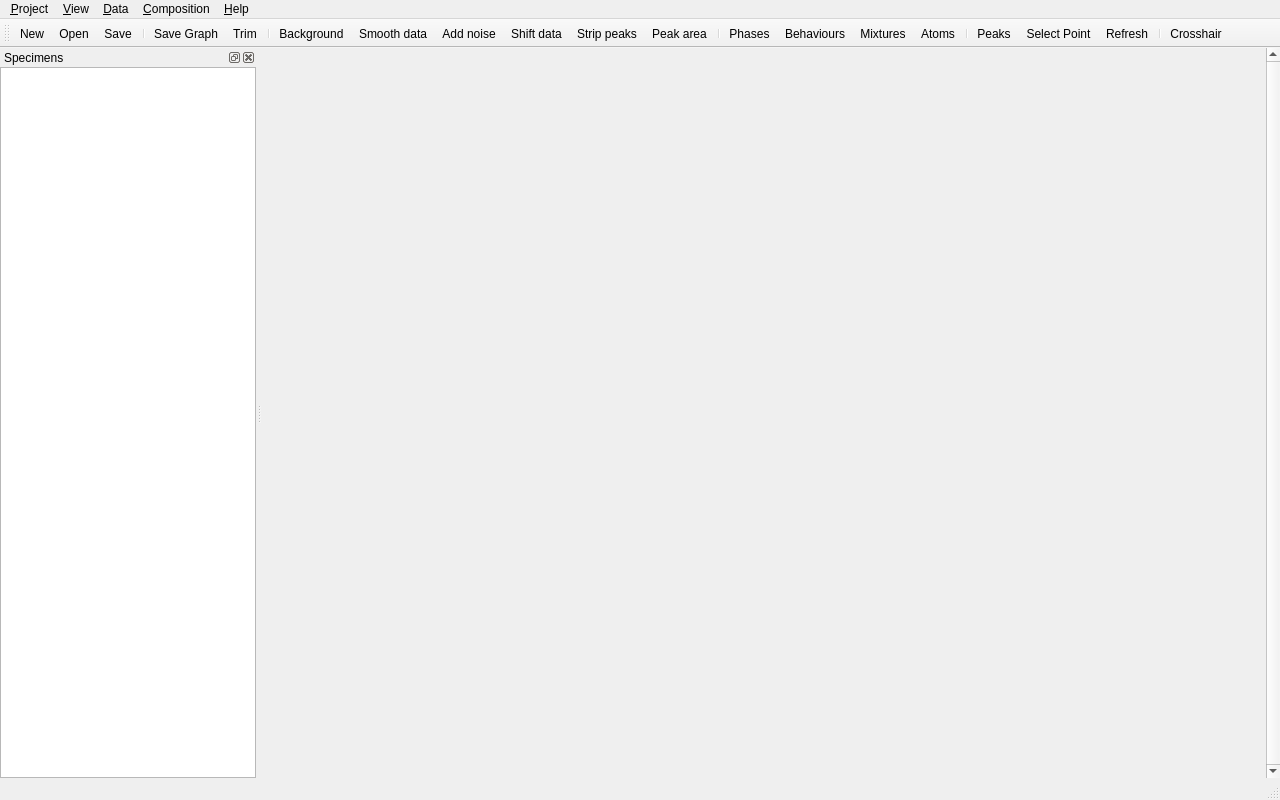
<?xml version="1.0" encoding="UTF-8"?>
<ui version="4.0">
 <class>MainWindow</class>
 <widget class="QMainWindow" name="MainWindow">
  <property name="geometry">
   <rect>
    <x>0</x>
    <y>0</y>
    <width>1280</width>
    <height>800</height>
   </rect>
  </property>
  <property name="windowTitle">
   <string>MudLab</string>
  </property>
  <widget class="QWidget" name="centralWidget">
   <layout class="QVBoxLayout" name="centralLayout">
    <property name="leftMargin">
     <number>0</number>
    </property>
    <property name="topMargin">
     <number>0</number>
    </property>
    <property name="rightMargin">
     <number>0</number>
    </property>
    <property name="bottomMargin">
     <number>0</number>
    </property>
    <item>
     <widget class="QScrollArea" name="plotScrollArea">
      <property name="frameShape">
       <enum>QFrame::NoFrame</enum>
      </property>
      <property name="verticalScrollBarPolicy">
       <enum>Qt::ScrollBarAlwaysOn</enum>
      </property>
      <property name="horizontalScrollBarPolicy">
       <enum>Qt::ScrollBarAsNeeded</enum>
      </property>
      <property name="widgetResizable">
       <bool>true</bool>
      </property>
      <widget class="QWidget" name="plotStackContainer">
       <layout class="QVBoxLayout" name="plotStackLayout">
        <property name="spacing">
         <number>8</number>
        </property>
        <property name="leftMargin">
         <number>0</number>
        </property>
        <property name="topMargin">
         <number>0</number>
        </property>
        <property name="rightMargin">
         <number>0</number>
        </property>
        <property name="bottomMargin">
         <number>0</number>
        </property>
       </layout>
      </widget>
     </widget>
    </item>
   </layout>
  </widget>
  <widget class="QMenuBar" name="menuBar">
   <property name="geometry">
    <rect>
     <x>0</x>
     <y>0</y>
     <width>1280</width>
     <height>22</height>
    </rect>
   </property>
   <widget class="QMenu" name="menuProject">
    <property name="title">
     <string>&amp;Project</string>
    </property>
    <addaction name="actionNewProject"/>
    <addaction name="actionOpenProject"/>
    <addaction name="actionSaveProject"/>
    <addaction name="actionSaveProjectAs"/>
    <addaction name="menuExport"/>
    <addaction name="separator"/>
    <addaction name="actionEditProject"/>
    <addaction name="separator"/>
    <addaction name="actionQuit"/>
   </widget>
    <widget class="QMenu" name="menuExport">
     <property name="title">
      <string>&amp;Export</string>
     </property>
     <addaction name="actionExportOldMud"/>
     <addaction name="actionExportPyxrd"/>
    </widget>
   <widget class="QMenu" name="menuView">
    <property name="title">
     <string>&amp;View</string>
    </property>
    <widget class="QMenu" name="menuToolbars">
     <property name="title">
      <string>Toolbars</string>
     </property>
     <addaction name="actionShowPlotToolbar"/>
    </widget>
    <addaction name="actionRefreshGraph"/>
    <addaction name="actionSaveGraph"/>
    <addaction name="separator"/>
    <addaction name="actionShowPhases"/>
    <addaction name="separator"/>
    <addaction name="actionZoomIn"/>
    <addaction name="actionZoomOut"/>
    <addaction name="actionZoomReset"/>
    <addaction name="separator"/>
    <addaction name="actionRemoveBackground"/>
    <addaction name="actionSmoothData"/>
    <addaction name="actionShiftPattern"/>
    <addaction name="separator"/>
    <addaction name="menuToolbars"/>
   </widget>
   <widget class="QMenu" name="menuData">
    <property name="title">
     <string>&amp;Data</string>
    </property>
    <addaction name="actionAddSpecimen"/>
    <addaction name="actionImportSpecimens"/>
    <addaction name="actionConvertToFixed"/>
    <addaction name="actionConvertToADS"/>
    <addaction name="separator"/>
    <addaction name="actionEditPhases"/>
    <addaction name="separator"/>
    <addaction name="actionEditAtomTypes"/>
    <addaction name="separator"/>
    <addaction name="actionEditMixtures"/>
    <addaction name="separator"/>
   </widget>
   <widget class="QMenu" name="menuComposition">
    <property name="title">
     <string>&amp;Composition</string>
    </property>
    <addaction name="actionEditComposition"/>
    <addaction name="actionRemoveComposition"/>
   </widget>
   <widget class="QMenu" name="menuHelp">
    <property name="title">
     <string>&amp;Help</string>
    </property>
    <addaction name="actionManual"/>
    <addaction name="actionHowItWorks"/>
    <addaction name="actionStructureCollection"/>
    <addaction name="actionAbout"/>
   </widget>
   <addaction name="menuProject"/>
   <addaction name="menuView"/>
   <addaction name="menuData"/>
   <addaction name="menuComposition"/>
   <addaction name="menuHelp"/>
  </widget>
  <widget class="QStatusBar" name="statusBar"/>
  <widget class="QToolBar" name="actionsToolbar">
   <property name="windowTitle">
    <string>Actions</string>
   </property>
   <property name="toolButtonStyle">
    <enum>Qt::ToolButtonTextBesideIcon</enum>
   </property>
   <attribute name="toolBarArea">
    <enum>TopToolBarArea</enum>
   </attribute>
   <attribute name="toolBarBreak">
    <bool>false</bool>
   </attribute>
   <addaction name="actionNewProject"/>
   <addaction name="actionOpenProject"/>
   <addaction name="actionSaveProject"/>
   <addaction name="separator"/>
   <addaction name="actionSaveGraph"/>
   <addaction name="actionTrimData"/>
   <addaction name="separator"/>
   <addaction name="actionRemoveBackground"/>
   <addaction name="actionSmoothData"/>
   <addaction name="actionAddNoise"/>
   <addaction name="actionShiftPattern"/>
   <addaction name="actionStripPeak"/>
   <addaction name="actionPeakProperties"/>
   <addaction name="separator"/>
   <addaction name="actionEditPhases"/>
   <addaction name="actionEditBehaviours"/>
   <addaction name="actionEditMixtures"/>
   <addaction name="actionEditAtomTypes"/>
   <addaction name="separator"/>
   <addaction name="actionEditMarkers"/>
   <addaction name="actionSamplePoint"/>
   <addaction name="actionRefreshGraph"/>
   <addaction name="separator"/>
   <addaction name="actionCrosshair"/>
  </widget>
  <widget class="QDockWidget" name="specimensDock">
   <property name="windowTitle">
    <string>Specimens</string>
   </property>
   <attribute name="dockWidgetArea">
    <number>1</number>
   </attribute>
   <widget class="QWidget" name="specimensDockContents">
    <property name="minimumSize">
     <size>
      <width>200</width>
      <height>0</height>
     </size>
    </property>
    <layout class="QVBoxLayout" name="specimensLayout">
     <property name="leftMargin">
      <number>0</number>
     </property>
     <property name="topMargin">
      <number>0</number>
     </property>
     <property name="rightMargin">
      <number>0</number>
     </property>
     <property name="bottomMargin">
      <number>0</number>
     </property>
     <item>
      <widget class="QTreeView" name="specimensTree">
       <property name="rootIsDecorated">
        <bool>false</bool>
       </property>
       <property name="alternatingRowColors">
        <bool>true</bool>
       </property>
       <property name="uniformRowHeights">
        <bool>true</bool>
       </property>
       <property name="selectionMode">
        <enum>QAbstractItemView::ExtendedSelection</enum>
       </property>
       <property name="selectionBehavior">
        <enum>QAbstractItemView::SelectRows</enum>
       </property>
       <property name="allColumnsShowFocus">
        <bool>true</bool>
       </property>
      </widget>
     </item>
    </layout>
   </widget>
  </widget>
  <action name="actionNewProject">
   <property name="icon">
    <iconset theme="document-new"/>
   </property>
   <property name="text">
    <string>&amp;New Project</string>
   </property>
   <property name="iconText">
    <string>New</string>
   </property>
   <property name="toolTip">
    <string>New Project</string>
   </property>
   <property name="shortcut">
    <string>Ctrl+N</string>
   </property>
  </action>
  <action name="actionOpenProject">
   <property name="icon">
    <iconset theme="document-open"/>
   </property>
   <property name="text">
    <string>&amp;Open Project</string>
   </property>
   <property name="iconText">
    <string>Open</string>
   </property>
   <property name="toolTip">
    <string>Open Project</string>
   </property>
   <property name="shortcut">
    <string>Ctrl+O</string>
   </property>
  </action>
  <action name="actionSaveProject">
   <property name="icon">
    <iconset theme="document-save"/>
   </property>
   <property name="text">
    <string>&amp;Save Project</string>
   </property>
   <property name="iconText">
    <string>Save</string>
   </property>
   <property name="toolTip">
    <string>Save Project</string>
   </property>
   <property name="shortcut">
    <string>Ctrl+S</string>
   </property>
  </action>
  <action name="actionSaveProjectAs">
   <property name="icon">
    <iconset theme="document-save-as"/>
   </property>
   <property name="text">
    <string>Save Project &amp;As</string>
   </property>
   <property name="toolTip">
    <string>Save Project as</string>
   </property>
   <property name="shortcut">
    <string>Ctrl+Shift+S</string>
   </property>
  </action>
  <action name="actionEditProject">
   <property name="icon">
    <iconset theme="document-properties"/>
   </property>
   <property name="text">
    <string>&amp;Edit Project</string>
   </property>
   <property name="toolTip">
    <string>Edit Project</string>
   </property>
  </action>
  <action name="actionQuit">
   <property name="icon">
    <iconset theme="application-exit"/>
   </property>
   <property name="text">
    <string>&amp;Quit</string>
   </property>
   <property name="shortcut">
    <string>Ctrl+Q</string>
   </property>
  </action>
  <action name="actionRefreshGraph">
   <property name="icon">
    <iconset theme="view-refresh"/>
   </property>
   <property name="text">
    <string>&amp;Refresh Graph</string>
   </property>
   <property name="iconText">
    <string>Refresh</string>
   </property>
   <property name="toolTip">
    <string>Refresh the graph</string>
   </property>
   <property name="shortcut">
    <string>F5</string>
   </property>
  </action>
  <action name="actionSaveGraph">
   <property name="text">
    <string>Save &amp;Graph</string>
   </property>
   <property name="iconText">
    <string>Save Graph</string>
   </property>
   <property name="toolTip">
    <string>Save Graph</string>
   </property>
  </action>
  <action name="actionRemoveBackground">
   <property name="text">
    <string>Remove &amp;Background</string>
   </property>
   <property name="iconText">
    <string>Background</string>
   </property>
   <property name="toolTip">
    <string>Remove Background</string>
   </property>
  </action>
  <action name="actionSmoothData">
   <property name="text">
    <string>&amp;Smooth Data</string>
   </property>
   <property name="iconText">
    <string>Smooth data</string>
   </property>
   <property name="toolTip">
    <string>Smooth Data</string>
   </property>
  </action>
  <action name="actionShiftPattern">
   <property name="text">
    <string>Shift &amp;Pattern</string>
   </property>
   <property name="iconText">
    <string>Shift data</string>
   </property>
   <property name="toolTip">
    <string>Shift Pattern</string>
   </property>
  </action>
  <action name="actionShowPlotToolbar">
   <property name="checkable">
    <bool>true</bool>
   </property>
   <property name="checked">
    <bool>false</bool>
   </property>
   <property name="text">
    <string>Show plot toolbar</string>
   </property>
  </action>
  <action name="actionAddSpecimen">
   <property name="icon">
    <iconset theme="list-add"/>
   </property>
   <property name="text">
    <string>&amp;Add Specimen</string>
   </property>
   <property name="toolTip">
    <string>Add Specimen</string>
   </property>
  </action>
  <action name="actionImportSpecimens">
   <property name="text">
    <string>&amp;Import Specimens</string>
   </property>
   <property name="toolTip">
    <string>Import specimens</string>
   </property>
  </action>
  <action name="actionConvertToFixed">
   <property name="text">
    <string>Convert to Fixed Slit</string>
   </property>
  </action>
  <action name="actionConvertToADS">
   <property name="text">
    <string>Convert to ADS</string>
   </property>
  </action>
  <action name="actionEditPhases">
   <property name="text">
    <string>Edit &amp;Phases</string>
   </property>
   <property name="iconText">
    <string>Phases</string>
   </property>
   <property name="toolTip">
    <string>Phases</string>
   </property>
  </action>
  <action name="actionEditComposition">
   <property name="text">
    <string>&amp;Edit composition...</string>
   </property>
   <property name="toolTip">
    <string>Enter or edit the measured (XRF) oxide analysis for this project.</string>
   </property>
  </action>
  <action name="actionRemoveComposition">
   <property name="text">
    <string>&amp;Remove composition</string>
   </property>
   <property name="toolTip">
    <string>Delete the measured composition from this project.</string>
   </property>
  </action>
  <action name="actionExportOldMud">
   <property name="text">
    <string>MudLab (&amp;old app) project...</string>
   </property>
   <property name="toolTip">
    <string>Write a .mud the original GTK MudLab can open.</string>
   </property>
  </action>
  <action name="actionExportPyxrd">
   <property name="text">
    <string>&amp;PyXRD project...</string>
   </property>
   <property name="toolTip">
    <string>Write a .pyxrd project file (best-effort).</string>
   </property>
  </action>
  <action name="actionEditAtomTypes">
   <property name="text">
    <string>Edit Atom &amp;Types</string>
   </property>
   <property name="iconText">
    <string>Atoms</string>
   </property>
   <property name="toolTip">
    <string>Atom Types</string>
   </property>
  </action>
  <action name="actionEditMixtures">
   <property name="text">
    <string>Edit &amp;Mixtures</string>
   </property>
   <property name="iconText">
    <string>Mixtures</string>
   </property>
   <property name="toolTip">
    <string>Mixtures</string>
   </property>
  </action>
  <action name="actionManual">
   <property name="icon">
    <iconset theme="help-faq"/>
   </property>
   <property name="text">
    <string>&amp;Manual</string>
   </property>
   <property name="shortcut">
    <string>F1</string>
   </property>
  </action>
  <action name="actionHowItWorks">
   <property name="icon">
    <iconset theme="help-contents"/>
   </property>
   <property name="text">
    <string>&amp;How MudLab Works</string>
   </property>
   <property name="toolTip">
    <string>The science behind what MudLab computes: clay structures, stacking, the instrument corrections, and what a fit does and does not prove.</string>
   </property>
   <property name="shortcut">
    <string>Shift+F1</string>
   </property>
  </action>
  <action name="actionStructureCollection">
   <property name="icon">
    <iconset theme="folder-open"/>
   </property>
   <property name="text">
    <string>&amp;Structure Collection…</string>
   </property>
   <property name="toolTip">
    <string>Open the folder of 65 published crystal structures (CIF) that ships with MudLab. Cite the article listed in CREDITS.md whenever you use one.</string>
   </property>
  </action>
  <action name="actionAbout">
   <property name="icon">
    <iconset theme="help-about"/>
   </property>
   <property name="text">
    <string>&amp;About MudLab</string>
   </property>
  </action>
  <action name="actionTrimData">
   <property name="text">
    <string>Trim</string>
   </property>
   <property name="toolTip">
    <string>Trim Data</string>
   </property>
  </action>
  <action name="actionAddNoise">
   <property name="text">
    <string>Add noise</string>
   </property>
   <property name="toolTip">
    <string>Add noise to experimental data</string>
   </property>
  </action>
  <action name="actionStripPeak">
   <property name="text">
    <string>Strip peaks</string>
   </property>
   <property name="toolTip">
    <string>Strip Peak</string>
   </property>
  </action>
  <action name="actionPeakProperties">
   <property name="text">
    <string>Peak area</string>
   </property>
   <property name="toolTip">
    <string>Peak Properties</string>
   </property>
  </action>
  <action name="actionEditBehaviours">
   <property name="text">
    <string>Behaviours</string>
   </property>
   <property name="toolTip">
    <string>Behaviours</string>
   </property>
   <property name="visible">
    <bool>false</bool>
   </property>
  </action>
  <action name="actionEditMarkers">
   <property name="text">
    <string>Peaks</string>
   </property>
   <property name="toolTip">
    <string>List, add and label the peaks on this pattern</string>
   </property>
  </action>
  <action name="actionSamplePoint">
   <property name="text">
    <string>Select Point</string>
   </property>
   <property name="toolTip">
    <string>Identify Points</string>
   </property>
  </action>
  <action name="actionCrosshair">
   <property name="checkable">
    <bool>true</bool>
   </property>
   <property name="text">
    <string>Crosshair</string>
   </property>
   <property name="toolTip">
    <string>Toggle vertical crosshair cursor</string>
   </property>
  </action>
  <action name="actionShowPhases">
   <property name="checkable">
    <bool>true</bool>
   </property>
   <property name="text">
    <string>Show phase patterns</string>
   </property>
   <property name="toolTip">
    <string>Overlay each phase's calculated contribution in its own colour</string>
   </property>
  </action>
  <action name="actionZoomIn">
   <property name="icon">
    <iconset theme="zoom-in"/>
   </property>
   <property name="text">
    <string>Zoom &amp;In</string>
   </property>
   <property name="toolTip">
    <string>Zoom in on the 2-theta axis</string>
   </property>
   <property name="shortcut">
    <string>Ctrl++</string>
   </property>
  </action>
  <action name="actionZoomOut">
   <property name="icon">
    <iconset theme="zoom-out"/>
   </property>
   <property name="text">
    <string>Zoom &amp;Out</string>
   </property>
   <property name="toolTip">
    <string>Zoom out on the 2-theta axis</string>
   </property>
   <property name="shortcut">
    <string>Ctrl+-</string>
   </property>
  </action>
  <action name="actionZoomReset">
   <property name="icon">
    <iconset theme="zoom-fit-best"/>
   </property>
   <property name="text">
    <string>&amp;Reset Zoom</string>
   </property>
   <property name="toolTip">
    <string>Reset the plots to the full data range</string>
   </property>
   <property name="shortcut">
    <string>Ctrl+0</string>
   </property>
  </action>
 </widget>
 <resources/>
 <connections/>
</ui>
